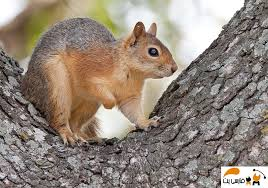
#> input picture progs/images/sanjab.jpg, 268 x 188 px
$ python bandpass.py
#> lines starting #> are read from the running program, lines starting #| are printed output that depends on the picture; after the words box and inside, x2 and y2 are one past the last pixel; in counts of white or black regions, pixels touching at a corner belong together
import cv2
import numpy as np
import matplotlib.pyplot as plt

# Load image and convert to grayscale
image = cv2.imread('../images/sanjab.jpg', cv2.IMREAD_GRAYSCALE)
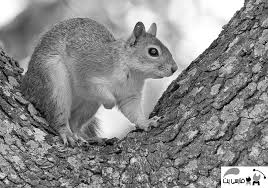
#> image: shape (188, 268); min 0, max 255, mean 136.5

# Perform Fourier Transform
dft = np.fft.fft2(image)
dft_shift = np.fft.fftshift(dft)
magnitude_spectrum = 20 * np.log(np.abs(dft_shift))
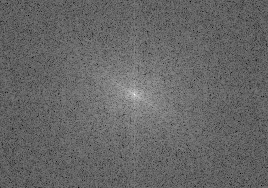
#> magnitude_spectrum: shape (188, 268) float64; min 65.9, max 314.9, mean 166.2; drawn with min black and max white

# Create a Bandpass Filter
rows, cols = image.shape
#> rows = 188; cols = 268
crow, ccol = rows // 2, cols // 2
#> crow = 94; ccol = 134
low_cutoff, high_cutoff = 30, 100  # Define cutoff frequencies

# Create mask for bandpass
mask = np.zeros((rows, cols), np.uint8)
cv2.circle(mask, (ccol, crow), high_cutoff, 1, -1)  # Outer circle
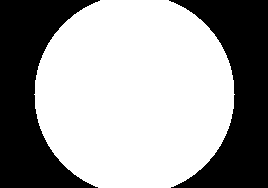
#> mask: shape (188, 268); values 0 (black) and 1 (white), 61.3% white; 2 black regions, box (x1, y1, x2, y2) and area: (0, 0, 100, 188) 9850, (169, 0, 268, 188) 9662
cv2.circle(mask, (ccol, crow), low_cutoff, 0, -1)   # Inner circle
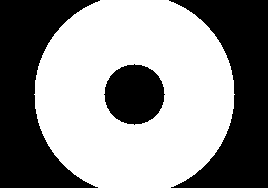
#> mask: shape (188, 268); values 0 (black) and 1 (white), 55.7% white; 3 black regions, box (x1, y1, x2, y2) and area: (0, 0, 100, 188) 9850, (169, 0, 268, 188) 9662, (104, 64, 165, 125) 2821

# Apply bandpass filter
bandpass_dft = dft_shift * mask
bandpass_image = np.fft.ifft2(np.fft.ifftshift(bandpass_dft))
bandpass_image = np.abs(bandpass_image)
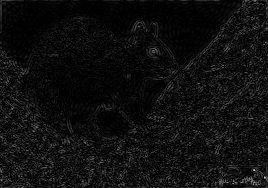
#> bandpass_image: shape (188, 268) float64; min 0.000449, max 206, mean 15.7

# Create a Bandreject Filter
bandreject_mask = 1 - mask

# Apply bandreject filter
bandreject_dft = dft_shift * bandreject_mask
bandreject_image = np.fft.ifft2(np.fft.ifftshift(bandreject_dft))
bandreject_image = np.abs(bandreject_image)
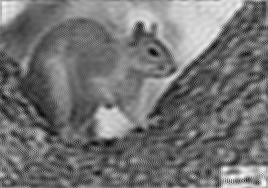
#> bandreject_image: shape (188, 268) float64; min 1.79, max 301.1, mean 136.5; drawn with min black and max white

# Visualization
fig, ax = plt.subplots(1, 4, figsize=(20, 5))

ax[0].imshow(image, cmap='gray')
ax[0].set_title("Original Image")
ax[0].axis('off')

ax[1].imshow(magnitude_spectrum, cmap='gray')
ax[1].set_title("Magnitude Spectrum")
ax[1].axis('off')

ax[2].imshow(bandpass_image, cmap='gray')
ax[2].set_title("Bandpass Filtered")
ax[2].axis('off')

ax[3].imshow(bandreject_image, cmap='gray')
ax[3].set_title("Bandreject Filtered")
ax[3].axis('off')

plt.tight_layout()
plt.show()

$ run again, with progs/images/gol.jpg copied over progs/images/sanjab.jpg
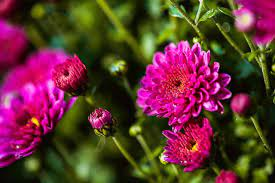
#> input picture progs/images/gol.jpg, 275 x 183 px
#> `cv2.circle(mask, (ccol, crow), low_cutoff, 0, -1)`:
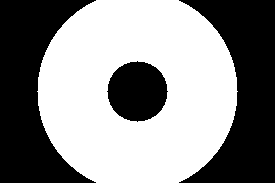
#> mask: shape (183, 275); values 0 (black) and 1 (white), 55% white; 3 black regions, box (x1, y1, x2, y2) and area: (0, 0, 96, 183) 9913, (179, 0, 275, 183) 9913, (107, 61, 168, 122) 2821
#> `bandreject_image = np.abs(bandreject_image)`:
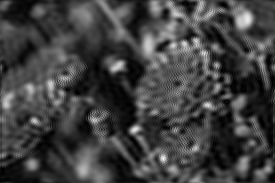
#> bandreject_image: shape (183, 275) float64; min 1.65e-05, max 256, mean 65.4; drawn with min black and max white
